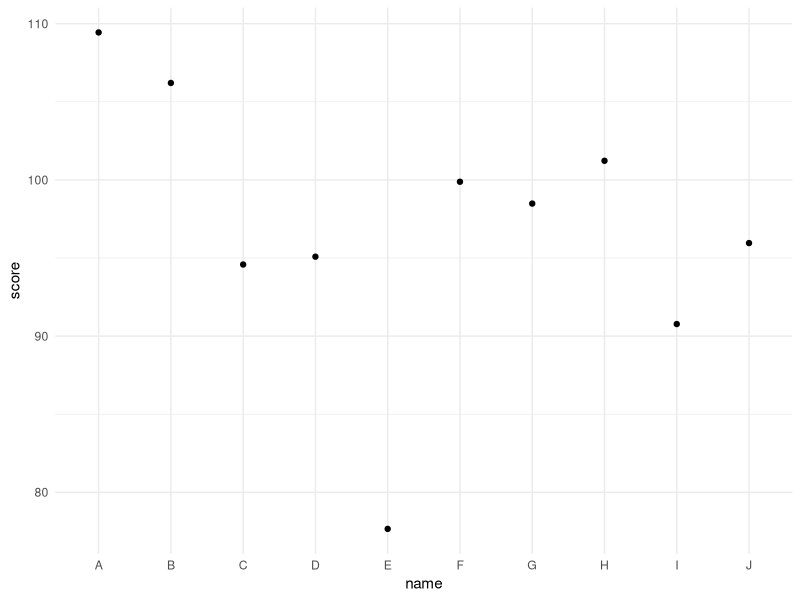

Reproduce this figure in R.
## ---- chunk 1
library(ggplot2)

df <- data.frame(
  id = 1:10,
  name = LETTERS[1:10],
  score = rnorm(10, mean = 100, sd = 10)
)

ggplot(df, aes(x = name, y = score)) +
  geom_point() +
  theme_minimal()

